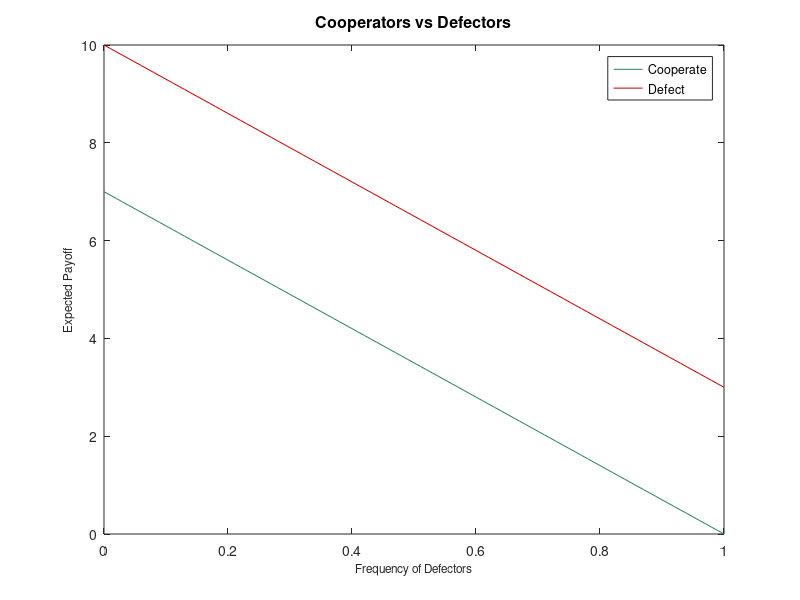
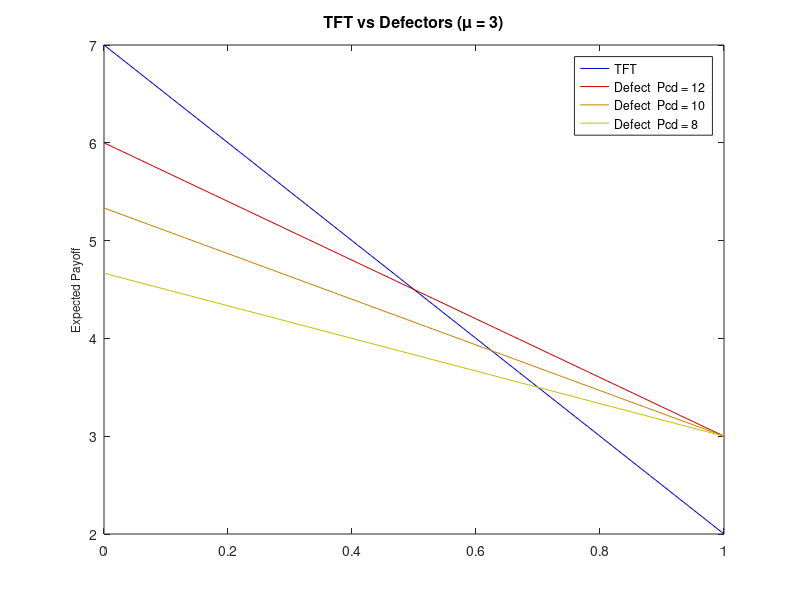
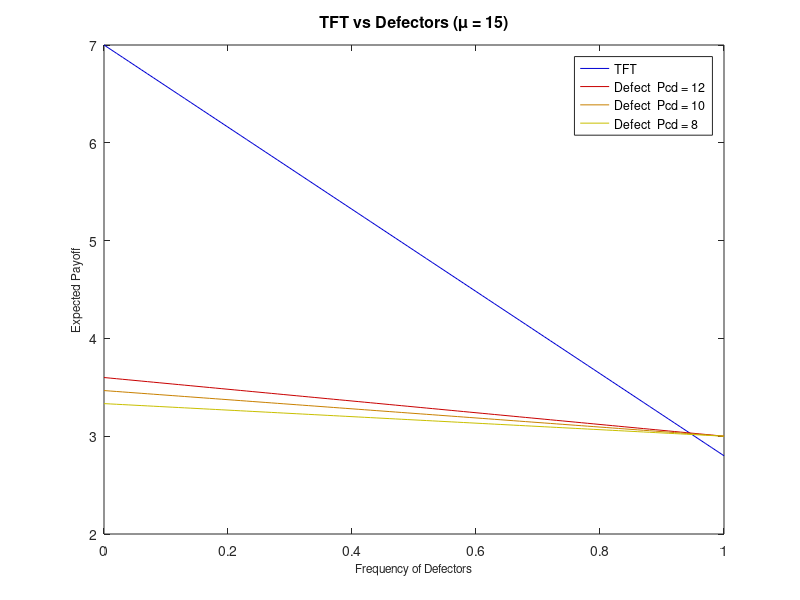
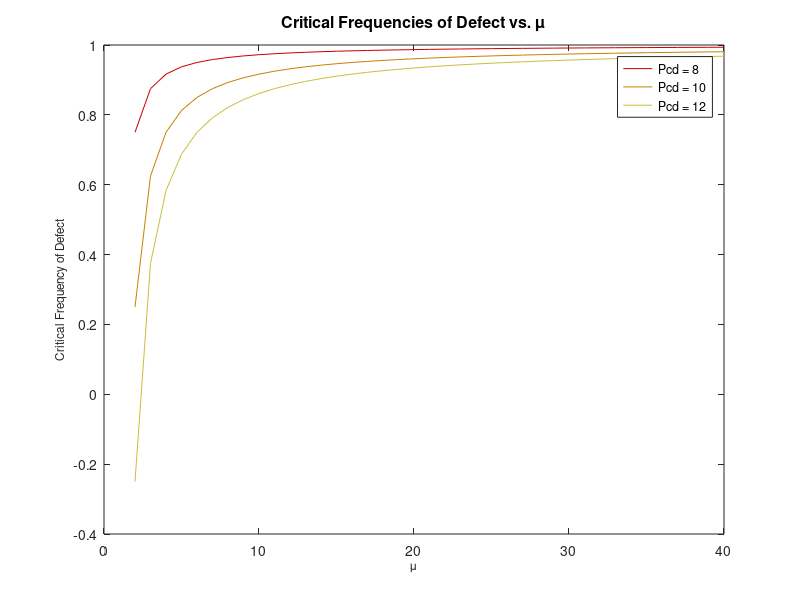

Recreate these plots in MATLAB, in order.
clear all; close all;

% The payoff structure for the Prisoners' Dilemma
% To explore variation certain payoffs are given as
% vectors.
cla;
Pdc = 0;                % Payoff to cooperate against defect
Pcc = 5:2:9;            % Payoff to cooperate against cooperate
Pdd = 1:2:5;            % Payoff to defect against defect
Pcd = 8:2:12;           % Payoff to defect against cooperate

% Frequency of defectors in the population
Fd = 0:0.01:1;

% Expected number of interactions in a given game.
mu = 3:3:15;         

%%%%%%%%%%%%%%%%%%
% Fitness functions
%%%%%%%%%%%%%%%%%%

% Fitness of pure Cooperate in a population of Pure Cooperators and Defectors
FitnessCvsD = (1-Fd) * Pcc(2) + Fd * Pdc;

% Fitness of Defect in a population of Cooperators and Defectors
FitnessDvsC = (1-Fd) * Pcd(2) + Fd * Pdd(2);

% Plot the fitness of cooperate and defect as a function of the frequency
% of defect in the population.

%%%%%%%%%%%%%%%%%%%%
% Plot Cooperation vs Defect
%%%%%%%%%%%%%%%%%%%%%%%%%%%

plot1 = plot(Fd, FitnessCvsD, Fd, FitnessDvsC);
set(plot1(1),...
    'Color',[0.168627455830574 0.505882382392883 0.337254911661148]);
set(plot1(2),'Color',[0.7843137383461 0 0]);
legend('Cooperate', 'Defect', 'Location', 'Best');
legend('boxon');
xlabel(['\fontsize{12}Frequency of Defectors'])
ylabel(['\fontsize{12}Expected Payoff']);
title(['\fontsize{16}Cooperators vs Defectors']);

print (gcf, '-dpng', '/Users/olendorf/Documents/Manuscripts/GameTheoryOpenScience/files/figures/DvsC.png');
clf;
%saveas(gcf, '../figures/DvsC.png');
%saveas(gcf, 'DvsC.fig');

%%%%%%%%%%%%%%%%%%%%%%%%%%%%%%%%%%%%%%%%%%%%%%%%%%
% Fitness of Defect in a population of Defectors and TFT with varying
% values for the temptation to defect (Pcd);
%%%%%%%%%%%%%%%%%%%%%%%%%%%%%%%%%%%%%%%%%%%%%%

%Fitness of TFT with high and low expected number of interactions
FitnessTFTvsD_MedCC_HiMu = (1-Fd) * Pcc(2) + Fd * (Pdc + (mu(5) - 1) * Pdd(2))./mu(5);
FitnessTFTvsD_MedCC_LowMu = (1-Fd) * Pcc(2) + (Fd * (Pdc + (mu(1) - 1) * Pdd(2)))./mu(1);

% Fitness of Defect with TFT with high and low expected number of 
% interactions. The temptation to cheat (Pcd - the pay off when defecting
% while the opponent cooperates) varies from 8, 10 or 12.
FitnessDvsTFT_HighCD_HiMu = (1-Fd) * (Pcd(3) + Pdd(2) * (mu(5) - 1))./mu(5) + Fd * Pdd(2);
FitnessDvsTFT_MedCD_HiMu = (1-Fd) * (Pcd(2) + Pdd(2) * (mu(5) - 1))./mu(5) + Fd * Pdd(2);
FitnessDvsTFT_LowCD_HiMu = (1-Fd) * (Pcd(1) + Pdd(2) * (mu(5) - 1))./mu(5) + Fd * Pdd(2);

FitnessDvsTFT_HighCD_LowMu = ((1-Fd) * (Pcd(3) + Pdd(2) * (mu(1) - 1)))./mu(1) + Fd * Pdd(2);
FitnessDvsTFT_MedCD_LowMu = ((1-Fd) * (Pcd(2) + Pdd(2) * (mu(1) - 1)))./mu(1) + Fd * Pdd(2);
FitnessDvsTFT_LowCD_LowMu = ((1-Fd) * (Pcd(1) + Pdd(2) * (mu(1) - 1)))./mu(1) + Fd * Pdd(2);

%Calculate Critical frequencies of Defect vs Mu
mu_crit = 2:40;
FdCrit_CD8 = (Pcd(1) - Pdd(2) - Pcc(2)*mu_crit + Pdd(2)*mu_crit)./(Pcd(2) + Pdc - 2*Pdd(2) - Pcc(2)*mu_crit + Pdd(2)*mu_crit);
FdCrit_CD10 = (Pcd(2) - Pdd(2) - Pcc(2)*mu_crit + Pdd(2)*mu_crit)./(Pcd(2) + Pdc - 2*Pdd(2) - Pcc(2)*mu_crit + Pdd(2)*mu_crit);
FdCrit_CD12 = (Pcd(3) - Pdd(2) - Pcc(2)*mu_crit + Pdd(2)*mu_crit)./(Pcd(2) + Pdc - 2*Pdd(2) - Pcc(2)*mu_crit + Pdd(2)*mu_crit);


%%%%%%%%%%%%%%%%%%%%%%%%%%%%%%%%%%%%%
% Create subplots 
%%%%%%%%%%%%%%%%%%%%%%%%%%%%%%%%%%%%%%
figure
%%%%%%%%%%%%%%%%%%%%%%%%%%%%%%%
% Subplot
%subplot(2,2,[1,3]);
plot2 = plot(...
        Fd, FitnessTFTvsD_MedCC_LowMu, ...
        Fd, FitnessDvsTFT_HighCD_LowMu, ...
        Fd, FitnessDvsTFT_MedCD_LowMu,...
        Fd, FitnessDvsTFT_LowCD_LowMu ...
    );
title(['\fontsize{16}TFT vs Defectors (\mu = 3)']);

axis([0, 1, 2, 7]);
ylabel(['\fontsize{12}Expected Payoff']);

legend(...
    'TFT', ...
    'Defect  Pcd = 12', ...
    'Defect  Pcd = 10', ...
    'Defect  Pcd = 8' ...
    );

set(plot2(1), ...
    'Color',[0 0 0.82745098]);
set(plot2(2), ...
    'Color',[0.7843137383461 0 0]);
set(plot2(3), ...
    'Color',[0.7843137383461 0.5 0]);
set(plot2(4), ...
    'Color',[0.7843137383461 0.75 0]);
print (gcf, '-dpng', '/Users/olendorf/Documents/Manuscripts/GameTheoryOpenScience/files/figures/DvsTFT_mu3.png');

%%%%%%%%%%%%%%%%%%%%%%%%%%%%%%%
% Subplot
%subplot(2,2,[2,4]);
figure
plot3 = plot(...
        Fd, FitnessTFTvsD_MedCC_HiMu, ...
        Fd, FitnessDvsTFT_HighCD_HiMu, ...
        Fd, FitnessDvsTFT_MedCD_HiMu, ...
        Fd, FitnessDvsTFT_LowCD_HiMu ...
    );
title(['\fontsize{16}TFT vs Defectors (\mu = 15)']);

axis([0, 1, 2, 7]);
xlabel(['\fontsize{12}Frequency of Defectors']);
ylabel(['\fontsize{12}Expected Payoff']);

legend(...
    'TFT', ...
    'Defect  Pcd = 12', ...
    'Defect  Pcd = 10', ...
    'Defect  Pcd = 8' ...
    );

set(plot3(1), ...
    'Color',[0 0 0.82745098]);
set(plot3(2), ...
    'Color',[0.7843137383461 0 0]);
set(plot3(3), ...
    'Color',[0.7843137383461 0.5 0]);
set(plot3(4), ...
    'Color',[0.7843137383461 0.75 0]);
print (gcf, '-dpng', '/Users/olendorf/Documents/Manuscripts/GameTheoryOpenScience/files/figures/DvsTFT_mu15.png');

%%%%%%%%%%%%%%%%%%%%%%%%%%%%%%%%%%%%%%
% Subplot Mu vs Critical Frequency of D
figure
%subplot(2,2,3:4);
plot4 = plot(mu_crit, FdCrit_CD8, mu_crit, FdCrit_CD10, mu_crit, FdCrit_CD12);
title(['\fontsize{16}Critical Frequencies of Defect vs. \mu']);
xlabel(['\fontsize{12}\mu']);
ylabel(['\fontsize{12}Critical Frequency of Defect']);

legend('Pcd = 8', 'Pcd = 10', 'Pcd = 12', 'Location', 'Best');
set(plot4(1), ...
    'Color',[0.7843137383461 0 0]);
set(plot4(2), ...
    'Color',[0.7843137383461 0.5 0]);
set(plot4(3), ...
    'Color',[0.7843137383461 0.75 .25]);
print (gcf, '-dpng', '/Users/olendorf/Documents/Manuscripts/GameTheoryOpenScience/files/figures/fdcrit.png');
